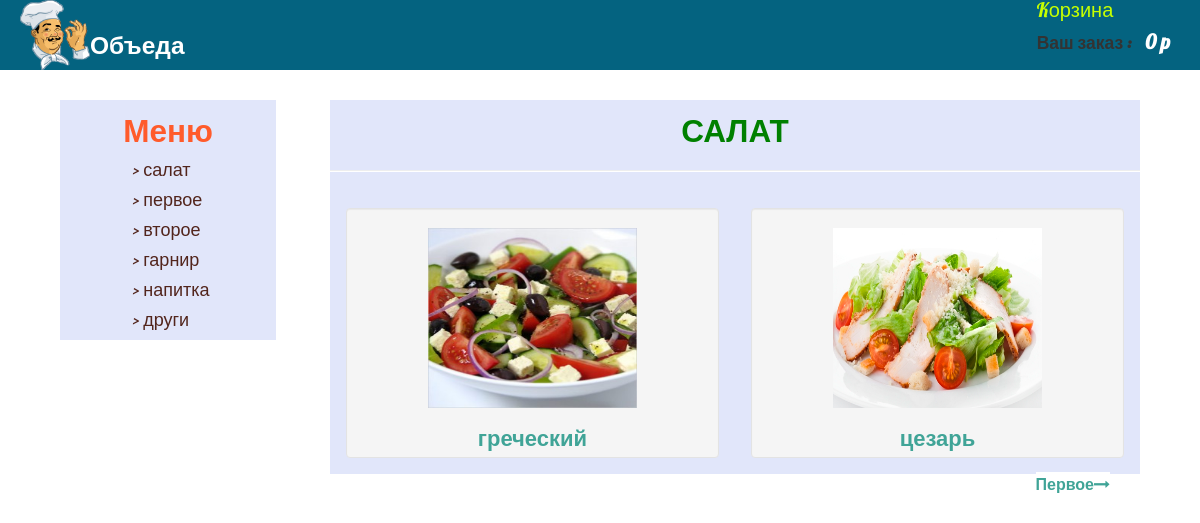
Page /index.php?page=acceuil on the committed database.
### tables this page shows
CREATE TABLE IF NOT EXISTS `cathegorie` (
  `id_c` int(11) NOT NULL AUTO_INCREMENT,
  `nom` varchar(100) NOT NULL,
  PRIMARY KEY (`id_c`)
);

CREATE TABLE IF NOT EXISTS `produits` (
  `id_p` int(11) NOT NULL AUTO_INCREMENT,
  `nom` varchar(100) NOT NULL,
  `prix` int(11) NOT NULL,
  `id_cathegorie` int(11) NOT NULL,
  `img` varchar(100) NOT NULL,
  `statut` int(11) NOT NULL,
  `type` varchar(100) NOT NULL,
  `aff` int(11) NOT NULL,
  PRIMARY KEY (`id_p`)
);

### functions/functions.php (called while the page is built, shortened)
<?php
function recuperer_salade()
{
	$bdd = new PDO('mysql:host=localhost;dbname=diner;charset=utf8', 'root', '');
	$results = array();
	$query = $bdd->query("SELECT *  FROM produits WhERE id_cathegorie='1' AND aff='1' ");
	while($row = $query->fetch())
	{
		$results[] =$row;
	}
		return $results;
}
?>
<?php
function recuperer_cathegories()
{
	$bdd = new PDO('mysql:host=localhost;dbname=diner;charset=utf8', 'root', '');
	$results = array();
	$query = $bdd->query("SELECT * FROM cathegorie");
	while($row = $query->fetch())
	{
		$results[] =$row;
	}
		return $results;
}
?>

### pages/acceuil.php (the view, shortened to what this page needs)
<?php include("includes/header.php"); ?>
<div class="main">
	<?php include('includes/menu.php'); ?>
	<div class="bloc_right left">
		<h2>САЛАТ</h2>
		<hr/>
		<?php
		$recuperer_salades = recuperer_salade();
		foreach($recuperer_salades as $recuperer_salade){
			?>
			<div class="plat well">
				<div class="plat_img ">
					<img src="images/<?php echo $recuperer_salade['img'] ?>" alt="">
				</div>
				<div class="plat_desc">
					<a href="#" id="show" >
						<h2 id="<?php echo $recuperer_salade['nom'] ?>"  class="clickici"><?php echo $recuperer_salade['nom'] ?> </h2>
					</a>
				</div>
			</div>
			<?php
		}
		?>
		<br/>
	</div>
<div class="row direction">
			<a href="index.php?page=pervui">Первое<i class="fa fa-long-arrow-right"></i> </a>
		</div>
</div>

### includes/menu.php
<div class="bloc_left left">
		<div class="cathegories ">
			<h2> Меню </h2>
			<div class="menu">
				<?php
				$infos_cathegories = recuperer_cathegories();
				foreach($infos_cathegories as $infos_cathegorie){
					?>
					<ul>
						<li><a href="#"> > <?php echo $infos_cathegorie['nom'] ?></a></li>
					</ul>
					<?php
				}
				?>
			</div>
		</div>
	</div>

### css/style.css (style rules this page uses)
* { margin:0; padding:0; box-sizing:border-box; }
.left { float: left; overflow:hidden; }
.main { width: 90%; margin: 20px auto; }
.bloc_left { width: 20%; min-height: 200px; background-color: #E1E6FA; }
.cathegories h2 { width: 100%; text-align: center; font-family: 'Lobster', sans-serif; color: #FF5B2B; }
.bloc_right { width: 75%; min-height: 200px; margin-left: 5%; background-color: #E1E6FA; }
.bloc_right h2 { text-align: center; font-family: 'Lobster', sans-serif; color: green; }
.menu ul { display: block; }
.menu ul li { list-style: none; }
.menu ul li a { font-size: 18px; color: #52251C; font-family: 'Lobster', sans-serif; margin-left: 25%; }
.plat { width: 46%; margin: 2%; height: 250px; float: left; position: relative; }
.plat_img , .plat_desc { width: 90%; margin: auto; text-align: center; display: block; }
.plat_img img { width: 70%; height: 180px; margin: auto; }
.plat_desc h2 { font-size: 22px; color: #40A497; font-family: 'Lobster', sans-serif; }
.direction { width: 100%; display: block; margin: 30px 0px; text-align:right; }
.direction a { margin: 10px 30px; font-weight: bold; font-size: 16px; color: #40A497; background-color: white; }

### rows in the picture
cathegorie: nom "салат"
cathegorie: nom "первое"
cathegorie: nom "второе"
cathegorie: nom "гарнир"
cathegorie: nom "напитка"
cathegorie: nom "други"
produits: img (picture), nom "греческий"
produits: img (picture), nom "цезарь"
